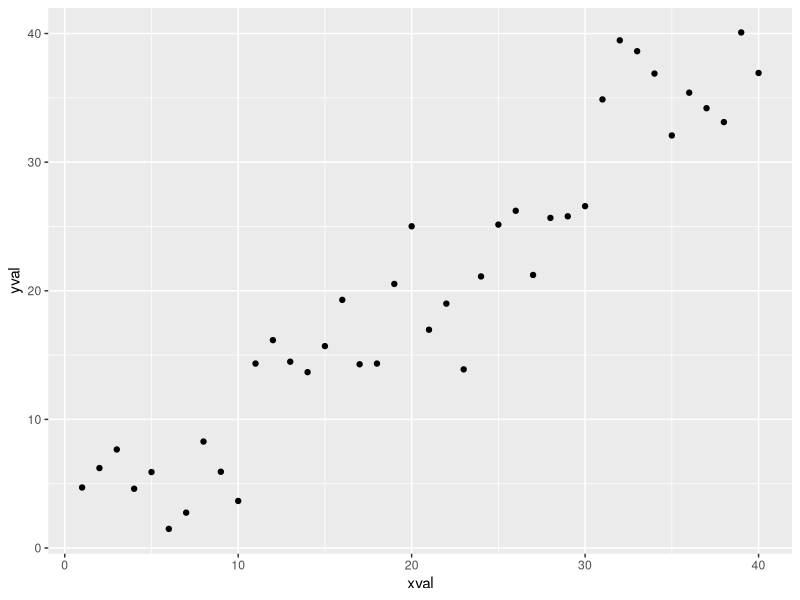
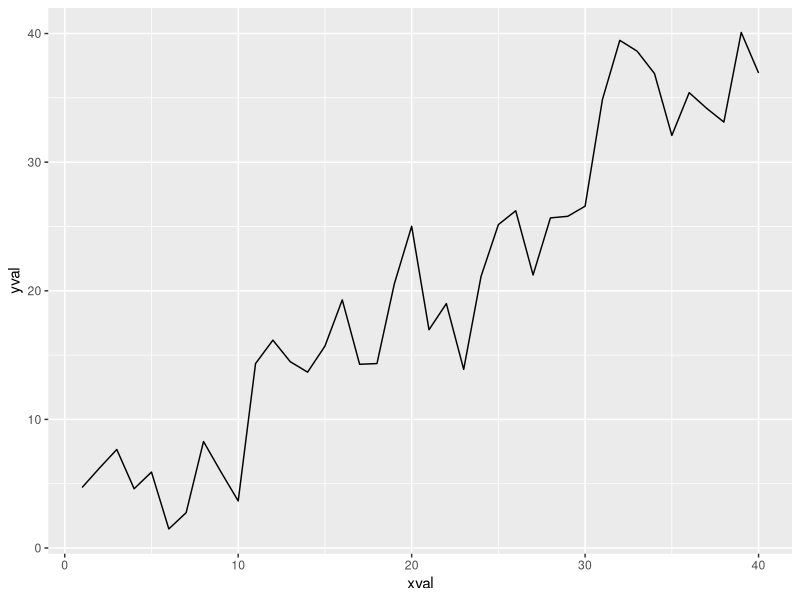
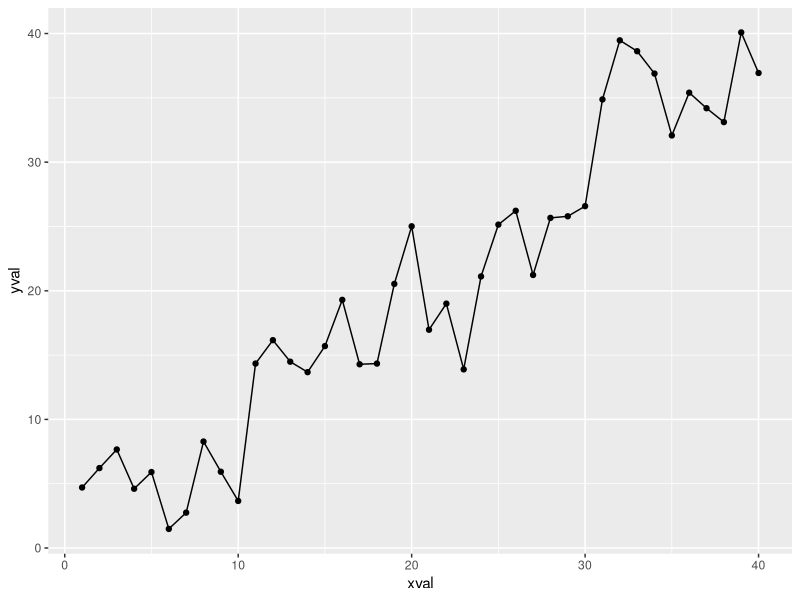
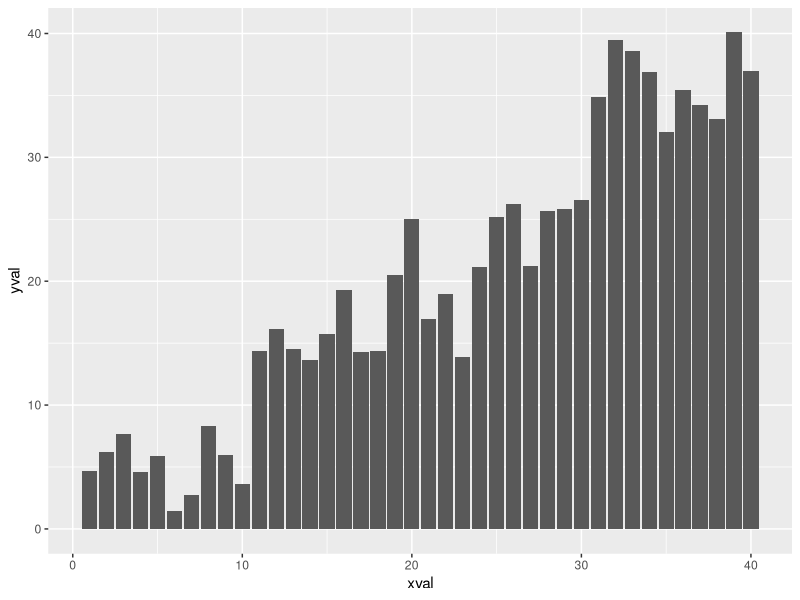
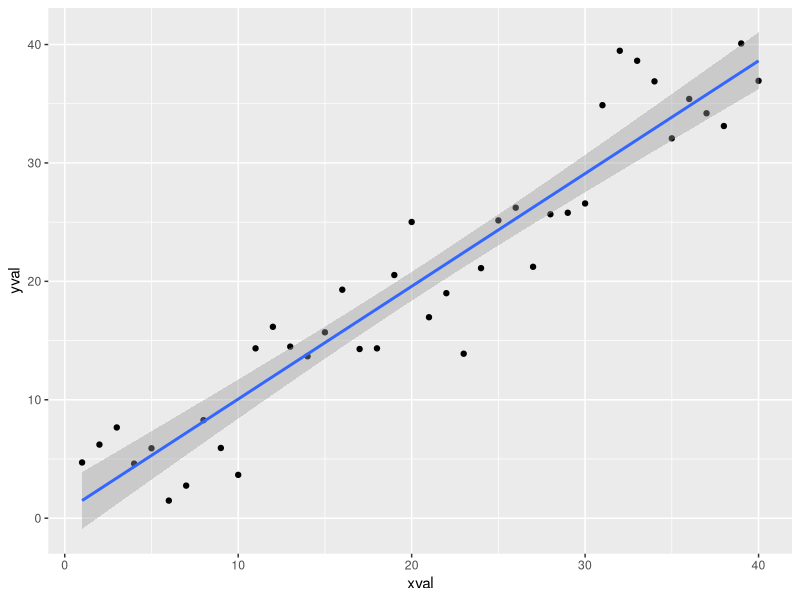
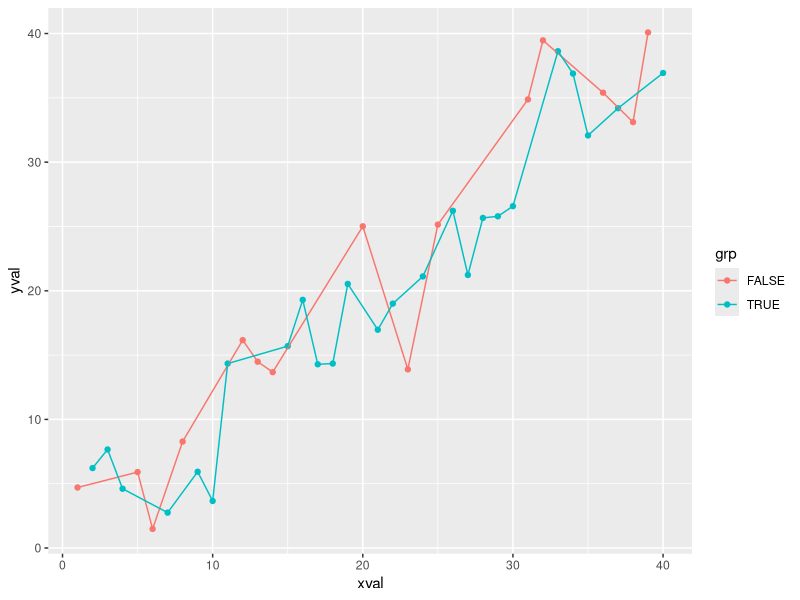
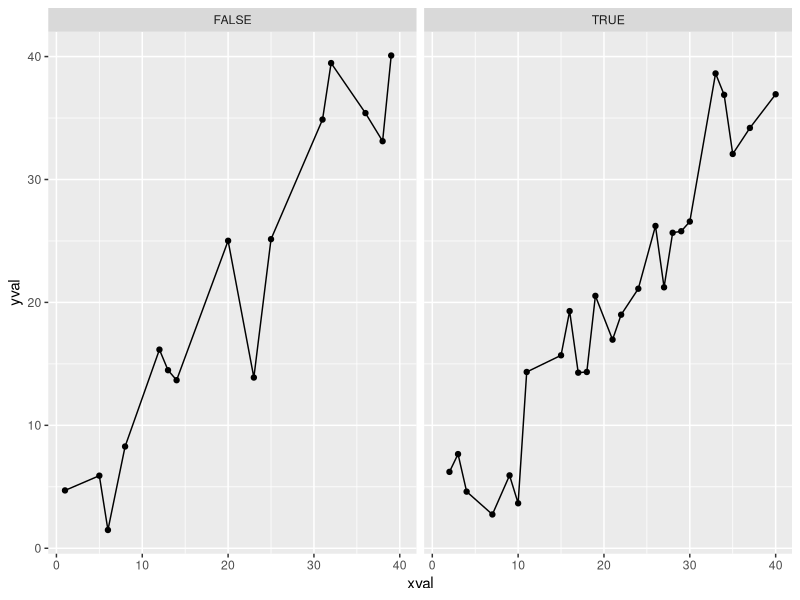
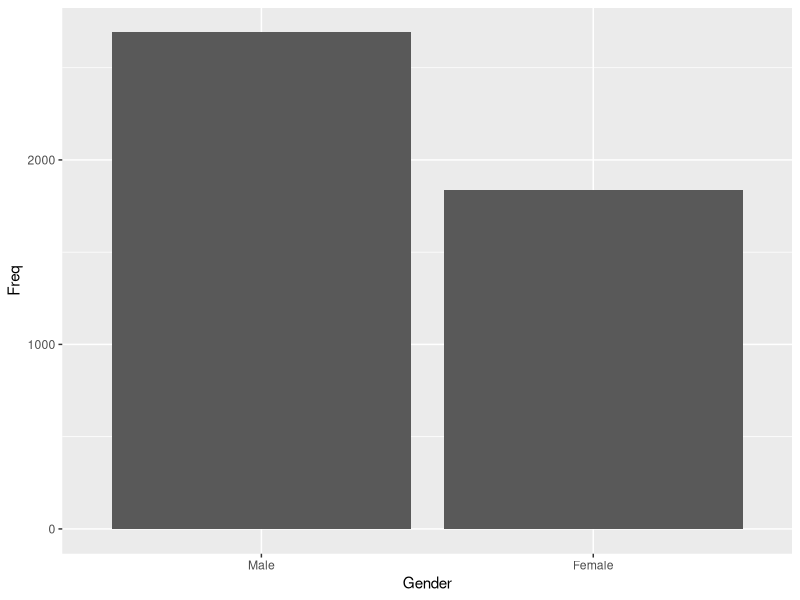

R code for these plots, in order:
## ---- chunk 1
knitr::opts_chunk$set(echo = TRUE, cache=TRUE, fig.width=4, fig.height=3,fig.align = "center")

library(dplyr)
library(ggplot2)

## ---- chunk 2
xval <- seq.int(1,40)
yval <- xval + rnorm(40,0,5)

data <- data.frame(xval,yval)

head(data) #only shows first 6 rows

## ---- chunk 3

ggplot(data=data, aes(x=xval, y=yval)) +
      geom_point()


## ---- chunk 4

ggplot(data=data, aes(x=xval, y=yval)) +
      geom_line()


## ---- chunk 5

ggplot(data=data, aes(x=xval, y=yval)) +
      geom_point() +
      geom_line() 


## ---- chunk 6

ggplot(data=data, aes(x=xval, y=yval)) +
      geom_col()


## ---- chunk 7

ggplot(data=data, aes(x=xval, y=yval)) +
      geom_point() +
      stat_smooth(method="lm")

## ---- chunk 8

grp <- rnorm(nrow(data),0,1) > 0
data$grp <- grp

head(data)
## ---- chunk 9
ggplot(data=data, aes(x=xval,y=yval,color=grp)) +
      geom_point() +
      geom_line()



## ---- chunk 10
ggplot(data=data, aes(x=xval,y=yval)) +
      geom_point() +
      geom_line() +
      facet_wrap(~grp)



## ---- chunk 11
data(UCBAdmissions)
admit <- data.frame(UCBAdmissions)

## ---- chunk 12

ggplot(data=admit, aes(x=Gender, y=Freq)) +
     geom_col()


## ---- chunk 13

ggplot(data=admit, aes(x=Gender, y=Freq, fill=Admit)) +
      geom_col()



## ---- chunk 14

ggplot(data=admit, aes(x=Gender, y=Freq, fill=Admit)) +
      geom_col() +
      scale_fill_manual(values=c("green3", "red3"))




## ---- chunk 15


admit <- admit %>%
         group_by(Gender) %>%
         mutate(Prop = Freq/sum(Freq)) 

## ---- chunk 16

ggplot(data=admit, aes(x=Gender, y=Prop, fill=Admit)) +
      geom_col()  +
        scale_fill_manual(values=c("green3", "red3"))




## ---- chunk 17

ggplot(data=admit, aes(x=Gender, y=Freq, fill=Admit)) +
      geom_col() +
      
      scale_fill_manual(values=c("green3", "red3")) +
      facet_wrap(~Dept)





## ---- chunk 18

admit <- admit %>%
        group_by(Dept,Gender) %>%
        mutate(Prop=Freq/sum(Freq))


## ---- chunk 19

ggplot(data=admit, aes(x=Gender, y=Prop, fill=Admit)) +
      geom_bar(stat='identity') +
      scale_fill_manual(values=c("green3", "red3")) +
      facet_wrap(~Dept)

## ---- chunk 20

admit <- admit %>%
        group_by(Dept, Admit) %>%
        mutate(Prop = (Admit=="Admitted") * Freq) %>%
  
        group_by(Dept, Gender) %>%
        mutate(Pct_Women = sum(Freq) * (Gender=="Female")) %>%
  
        group_by(Dept) %>%
        mutate(Pct_Women = max(Pct_Women)/sum(Freq)) %>%
        mutate(Prop=max(Prop)/sum(Freq))


## ---- chunk 21

ggplot(data=admit, aes(x=Pct_Women, y=Prop)) +
        geom_point() +
        xlab("Proportion of female applicants") +
        ylab("Acceptance rate") +
        stat_smooth(method="lm") 
